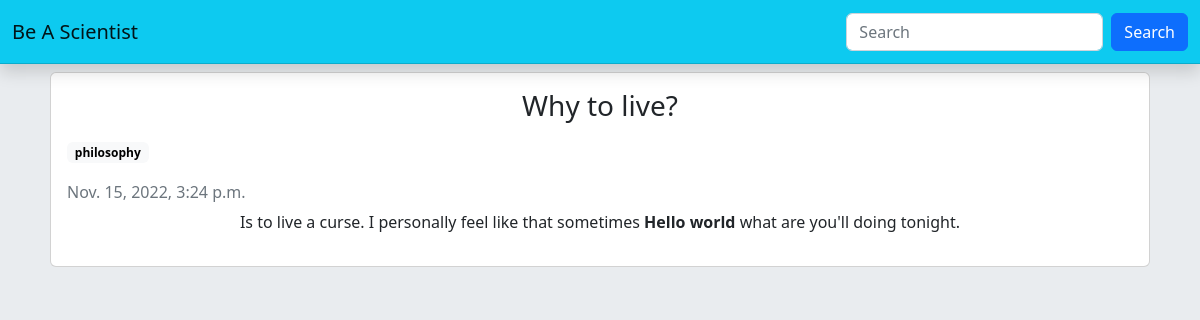
Page /view/2 on the committed database.
### Posts/models.py (models this page shows, shortened)
class Post(models.Model):
    philospophy = ("philosophy", "Philosophy")
    mylife = ("MyLife", "mylife")
    Title = models.CharField(max_length=120)
    Content = models.TextField()
    date_published = models.DateTimeField(default=timezone.now)
    topics = models.CharField( max_length=30, choices= [philospophy, mylife], default="philosophy")

### Posts/views.py (the view)
# urls.py: path("view/<pk>", PostView.as_view())
class PostView(DetailView):
    model = Post

### Posts/templates/Posts/post_detail.html
{% extends 'base.html' %}
{% block 'content' %}
<div class="card m-2">
    <div class="card-body">
    <h3 class="card-title mb-3 text-center">{{ object.Title }}</h3>
    <span class="badge text-bg-light mb-4">{{object.topics}}</span>
    <h6 class="card-subtitle mb-2 text-muted">{{object.date_published}}</h6>
    <p class="text-center">{{ object.Content|safe}}</p>
    </div>
</div>
{% endblock %}

### rows in the picture
Post: Title "Why to live?", topics "philosophy", date_published "Nov. 15, 2022, 3:24 p.m.", Content "Is to live a curse. I personally feel like that sometimes Hello world what are you'll doing tonight."
